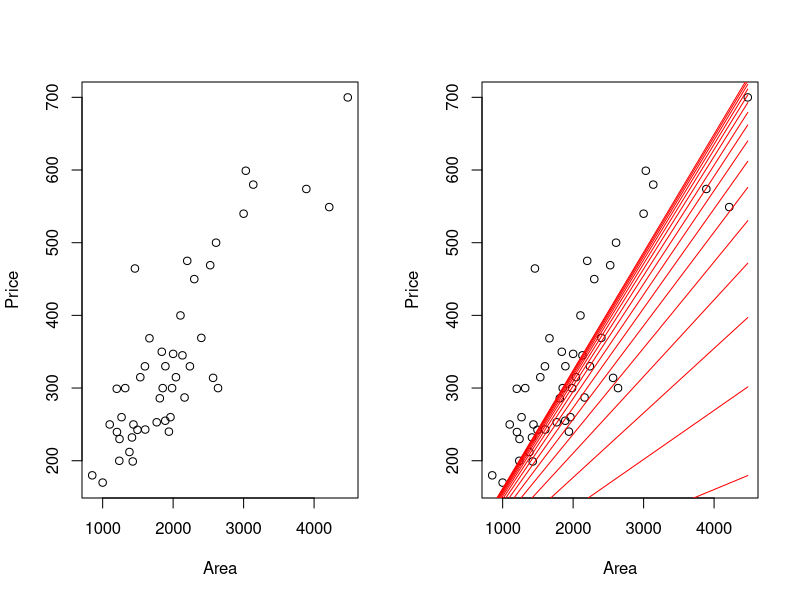
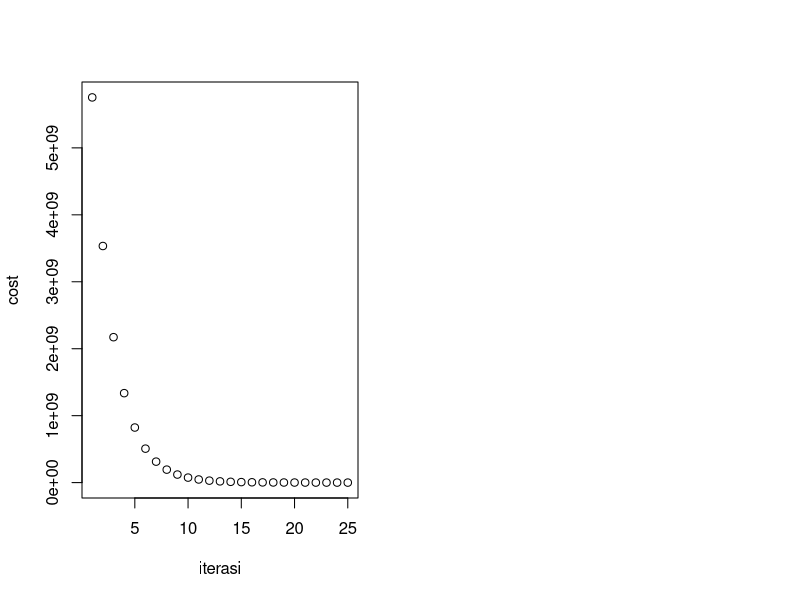

The R source for these figures, in order:
## ---- chunk 1
linearModel <- function(x, p1, p2){
  res <- p1 + p2 * x
  
  return(res)
}
## ---- chunk 2
leastSquare <- function(ypred, yorigin) {
  res <- (0.5) * sum(ypred - yorigin)^2
return(res)
}
## ---- chunk 3
allCost <- NULL
# randomly initialize parameters, 
# drawing from a normal distribution
theta_0 <- rnorm(1, 0, 1)
theta_1 <- rnorm(1, 0, 1)
#set the learning rate
alpha <- 0.000000001
## ---- chunk 4
dataPortland <- read.csv("dataset/dataPortland.csv")
head(dataPortland)
## ---- chunk 5
#setting two-column plot
par(mfrow=c(1,2))
plot(xlab="Area", ylab="Price", dataPortland$area, dataPortland$price)

## ---- chunk 6
#begin the optimization
plot(xlab="Area", ylab="Price", dataPortland$area, dataPortland$price)
iter <- 25
for (i in 1 : iter) {
  y_pred <- sapply(dataPortland$area, linearModel, theta_0, theta_1)
  cost <- leastSquare(y_pred, dataPortland$price)
  D_theta1 <- sum( dataPortland$area * 
                     (y_pred - dataPortland$price)) # Partial derivative a
  D_theta0 <- sum((y_pred - dataPortland$price)) # Partial derivative b
  theta_0 <- theta_0 - alpha * D_theta0
  theta_1 <- theta_1 - alpha * D_theta1
  print(cost)
  allCost <- c(allCost, cost)
  #plot the lines
  lines(dataPortland$area, y_pred, col="red")
}
## ---- chunk 7
#to plot the cost
plot(NULL, NULL, ylab="cost", xlab="iterasi", xlim = c(1,iter), ylim = c(min(allCost), max(allCost)))
for (i in 1:iter) {
  points(i, allCost[i])
}
